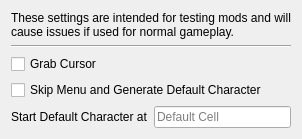
     <widget class="QWidget" name="Testing">
      <attribute name="title">
       <string>Testing</string>
      </attribute>
      <layout class="QVBoxLayout">
       <item>
        <widget class="QLabel" name="testingLabel">
         <property name="text">
          <string>These settings are intended for testing mods and will cause issues if used for normal gameplay.</string>
         </property>
         <property name="wordWrap">
          <bool>true</bool>
         </property>
        </widget>
       </item>
       <item>
        <widget class="Line" name="testingLine">
         <property name="orientation">
          <enum>Qt::Horizontal</enum>
         </property>
        </widget>
       </item>
       <item>
        <widget class="QCheckBox" name="grabCursorCheckBox">
         <property name="toolTip">
          <string>&lt;html&gt;&lt;head/&gt;&lt;body&gt;&lt;p&gt;OpenFallout will capture control of the cursor if this setting is true.&lt;/p&gt;&lt;p&gt;In “look mode”, OpenFallout will center the cursor regardless of the value of this setting (since the cursor/crosshair is always centered in the OpenFallout window). However, in GUI mode, this setting determines the behavior when the cursor is moved outside the OpenFallout window. If true, the cursor movement stops at the edge of the window preventing access to other applications. If false, the cursor is allowed to move freely on the desktop.&lt;/p&gt;&lt;p&gt;This setting does not apply to the screen where escape has been pressed, where the cursor is never captured. Regardless of this setting “Alt-Tab” or some other operating system dependent key sequence can be used to allow the operating system to regain control of the mouse cursor. This setting interacts with the minimize on focus loss setting by affecting what counts as a focus loss. Specifically on a two-screen configuration it may be more convenient to access the second screen with setting disabled.&lt;/p&gt;&lt;p&gt;Note for developers: it’s desirable to have this setting disabled when running the game in a debugger, to prevent the mouse cursor from becoming unusable when the game pauses on a breakpoint.&lt;/p&gt;&lt;/body&gt;&lt;/html&gt;</string>
         </property>
         <property name="text">
          <string>Grab Cursor</string>
         </property>
        </widget>
       </item>
       <item>
        <widget class="QCheckBox" name="skipMenuCheckBox">
         <property name="text">
          <string>Skip Menu and Generate Default Character</string>
         </property>
        </widget>
       </item>
       <item>
        <layout class="QHBoxLayout" name="startDefaultCharacterAtHorizontalLayout">
         <item>
          <spacer name="startDefaultCharacterAtHorizontalSpacer">
           <property name="orientation">
            <enum>Qt::Horizontal</enum>
           </property>
           <property name="sizeType">
            <enum>QSizePolicy::Fixed</enum>
           </property>
           <property name="sizeHint" stdset="0">
            <size>
             <width>0</width>
             <height>0</height>
            </size>
           </property>
          </spacer>
         </item>
         <item>
          <widget class="QLabel" name="startDefaultCharacterAtLabel">
           <property name="text">
            <string>Start Default Character at</string>
           </property>
          </widget>
         </item>
         <item>
          <widget class="QLineEdit" name="startDefaultCharacterAtField">
           <property name="placeholderText">
            <string>Default Cell</string>
           </property>
          </widget>
         </item>
        </layout>
       </item>
       <item>
        <spacer>
         <property name="orientation">
          <enum>Qt::Vertical</enum>
         </property>
         <property name="sizeHint" stdset="0">
          <size>
           <width>0</width>
           <height>0</height>
          </size>
         </property>
        </spacer>
       </item>
      </layout>
     </widget>
